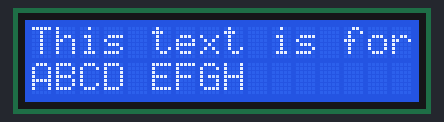
A sketch run on a simulated Arduino Uno, built with avr-gcc and run on an emulated ATmega328P. Parts: 16×2 character LCD.

Above: at 1.1 s.
At 5.1 s:
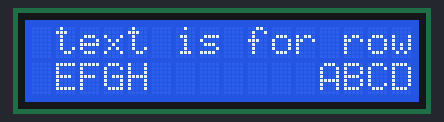
At 10.1 s:
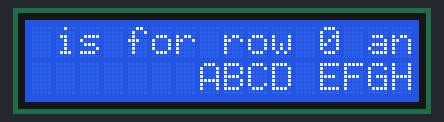
At 20.1 s:
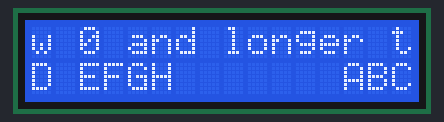
At 29.1 s:
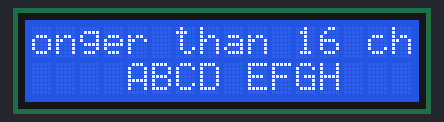
At 39.1 s:
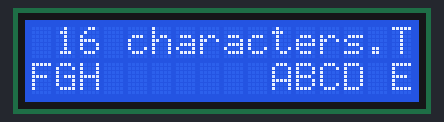

Measured:
- what the display in image 0 shows lasts 1.0 s, from 1.0 s to 2.0 s

The sketch:

GROUP_01_2018510089_2019510018_2021510032_CODE.ino
```cpp
#include <LiquidCrystal.h>

LiquidCrystal lcd(13, 12, 11, 10, 9, 8);
byte turkishChars[][8] = {
  { B00100, B01110, B00100, B01110, B10101, B00100, B00100, B00000 }, // Ç
  { B00100, B01110, B00100, B01110, B00100, B01110, B00100, B00000 }, // Ş
  { B00000, B01110, B10001, B10001, B11111, B10001, B10001, B11111 }, // Ğ
  { B01110, B10001, B10001, B11111, B10001, B10001, B10001, B00000 }, // İ
  { B00100, B01110, B00100, B00100, B00100, B00100, B01110, B00000 }, // Ö
  { B00000, B00101, B01110, B00100, B00100, B01110, B00101, B00000 }, // Ü
};

String LCD_ROW_1 = "This text is for row 0 and longer than 16 characters.";
String LCD_ROW_2 = "ABCD EFGH";

boolean SCROLL_FLAG = true;

char SCROLL_DIRECTION = 'L';

int SCROLL_WAIT = 1000;

void setup() {
  lcd.begin(16, 2);
   // Load custom characters
    for(int i = 0; i < 6; i++) {
    lcd.createChar(i, turkishChars[i]);
  }
  lcd.clear(); // clear the LCD screen
}

void loop() {
  static int j = 0;
  static int k = 0;

  // Clear the LCD every SCROLL_WAIT milliseconds
  if (millis() % SCROLL_WAIT == 0) {
    lcd.clear();
    scrollText(LCD_ROW_1, j, 0);
    scrollText(LCD_ROW_2, k, 1);
    updateScrollIndex(j, LCD_ROW_1.length());
    updateScrollIndex(k, LCD_ROW_2.length());
  }
}


// Function to scroll text
void scrollText(String text, int &scrollIndex, int row) {
  if (text.length() > 16) {
    for (int i = 0; i < 16; i++) {
     lcd.setCursor(i, row);
          if((i+scrollIndex)>0)
          {
            lcd.print(text.charAt((i + scrollIndex) % text.length()));
          }
          else lcd.print(text.charAt((text.length()+(i + scrollIndex)) % text.length()));
    }
  } else {
    for (int i = 0; i < text.length(); i++) {
      if((i-scrollIndex)>0)lcd.setCursor((i - scrollIndex) % 16, row);
          else lcd.setCursor((16+(i - scrollIndex)) % 16, row);
          lcd.print(text.charAt(i));
    }
  }
}

// Function to update scroll index
void updateScrollIndex(int &scrollIndex, int textLength) {
  if (SCROLL_FLAG) {
    if (SCROLL_DIRECTION == 'L') {
      scrollIndex++;

    } else {
      scrollIndex--;
      if (scrollIndex < 0) {
       scrollIndex = textLength - 1;
     }
    }
    if (textLength < 16 && scrollIndex >= 16) {
        scrollIndex = 0;
      }
  }
}
```
